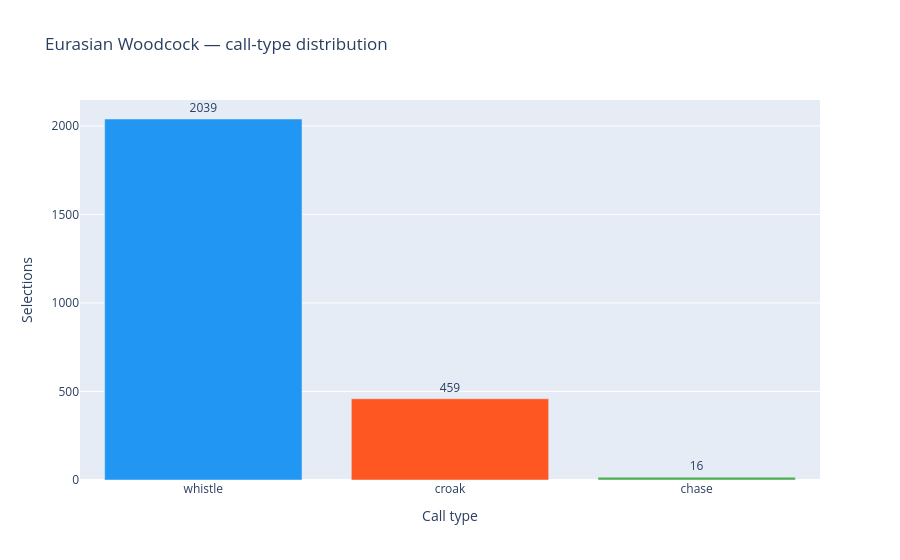

The code cell stored with this chart in its notebook:
### Code cell
ct_counts = df["call_type"].value_counts().reset_index()
ct_counts.columns = ["call_type", "count"]
fig_dist = px.bar(
    ct_counts,
    x="call_type",
    y="count",
    color="call_type",
    color_discrete_map=COLOR_MAP,
    title="Eurasian Woodcock — call-type distribution",
    labels={"call_type": "Call type", "count": "Selections"},
    text="count",
)
fig_dist.update_traces(textposition="outside")
fig_dist.update_layout(showlegend=False)
fig_dist.show()
fig_dist_static = horizontal_counts_bar_static(
    ct_counts,
    x_col="count",
    y_col="call_type",
    title="Eurasian Woodcock — call-type distribution (static)",
)
display(fig_dist_static)

### Figure 1 — Plotly figure (JSON) as saved in the notebook; plotly's stock layout.template omitted (floating-point values rounded to 4 significant figures)
{"data": [{"hovertemplate": "Call type=%{x}<br>Selections=%{text}<extra></extra>", "legendgroup": "whistle", "marker": {"color": "#2196F3", "pattern": {"shape": ""}}, "name": "whistle", "orientation": "v", "showlegend": true, "text": [2039.0], "textposition": "outside", "type": "bar", "x": ["whistle"], "xaxis": "x", "y": [2039], "yaxis": "y"}, {"hovertemplate": "Call type=%{x}<br>Selections=%{text}<extra></extra>", "legendgroup": "croak", "marker": {"color": "#FF5722", "pattern": {"shape": ""}}, "name": "croak", "orientation": "v", "showlegend": true, "text": [459.0], "textposition": "outside", "type": "bar", "x": ["croak"], "xaxis": "x", "y": [459], "yaxis": "y"}, {"hovertemplate": "Call type=%{x}<br>Selections=%{text}<extra></extra>", "legendgroup": "chase", "marker": {"color": "#4CAF50", "pattern": {"shape": ""}}, "name": "chase", "orientation": "v", "showlegend": true, "text": [16.0], "textposition": "outside", "type": "bar", "x": ["chase"], "xaxis": "x", "y": [16], "yaxis": "y"}], "layout": {"barmode": "relative", "legend": {"title": {"text": "Call type"}, "tracegroupgap": 0}, "showlegend": false, "title": {"text": "Eurasian Woodcock — call-type distribution"}, "xaxis": {"anchor": "y", "categoryarray": ["whistle", "croak", "chase"], "categoryorder": "array", "domain": [0.0, 1.0], "title": {"text": "Call type"}}, "yaxis": {"anchor": "x", "domain": [0.0, 1.0], "title": {"text": "Selections"}}}}
